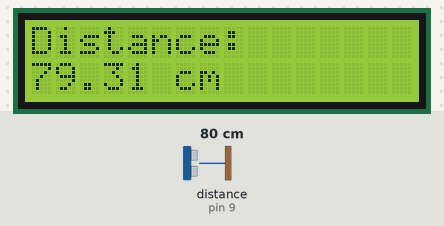
This program was run on a simulated Arduino Uno, built with avr-gcc and run on an emulated ATmega328P. Parts: 16×2 character LCD. Wiring (from diagram.json): ultrasonic range finder: trigger pin 8; echo pin 9. The test bench sets the inputs (shaded band); at power-on: distance to the obstacle (sensor on pin 9) 80 cm. The echo pulse lasts 58.3 µs per cm; what the program prints to the serial monitor is not drawn.

Above: at 1.2 s.
1.3 s: distance to the obstacle (sensor on pin 9) set to 4 cm
At 3.4 s:
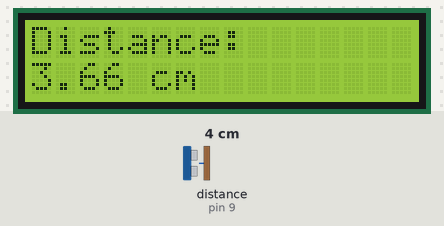
3.6 s: distance to the obstacle (sensor on pin 9) set to 2 cm
At 4.9 s:
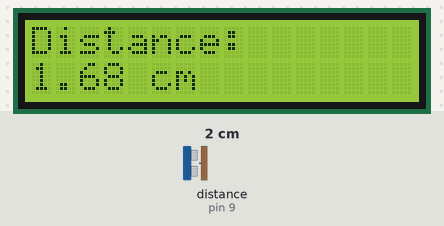
5.2 s: distance to the obstacle (sensor on pin 9) set to 9 cm
At 6.2 s:
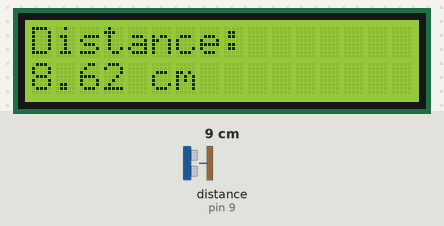
Timing chart, 0 to 8.2 s (numbered marks = the images above; inputs shaded):
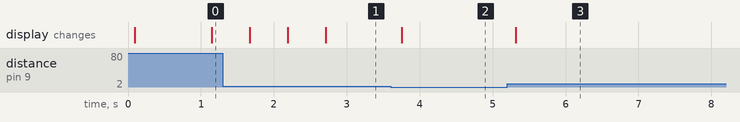

The program:

main.cpp
```cpp
#include <Arduino.h>
#include <LiquidCrystal_I2C.h>

LiquidCrystal_I2C lcd(0x27, 16, 2);

const int ECHO_PIN = 9;
const int TRIG_PIN = 8;

float readDistanceCM() {
  digitalWrite(TRIG_PIN, LOW);
  delayMicroseconds(2);
  digitalWrite(TRIG_PIN, HIGH);
  delayMicroseconds(10);
  digitalWrite(TRIG_PIN, LOW);
  int duration = pulseIn(ECHO_PIN, HIGH);
  return duration * 0.034 / 2;
}

void setup() {
  Serial.begin(9600);
  pinMode(TRIG_PIN, OUTPUT);
  pinMode(ECHO_PIN, INPUT);
  lcd.init();
  lcd.backlight();
  lcd.clear();

}

void loop() {
  float distance = readDistanceCM();
  Serial.print("Measured distance: ");
  Serial.println(distance);
  lcd.clear();
  lcd.setCursor(0, 0);
  lcd.print("Distance:");
  lcd.setCursor(0, 1);
  lcd.print(distance);
  lcd.print(" cm");
  delay(500);
}
```

Measured:
- after the input at 1.3 s, the display: first changes after 0.37 s (image 1 shows a later state)
- after the input at 3.6 s, the display: changes after 0.15 s (image 2)
- after the input at 5.2 s, the display: changes after 0.11 s (image 3)
